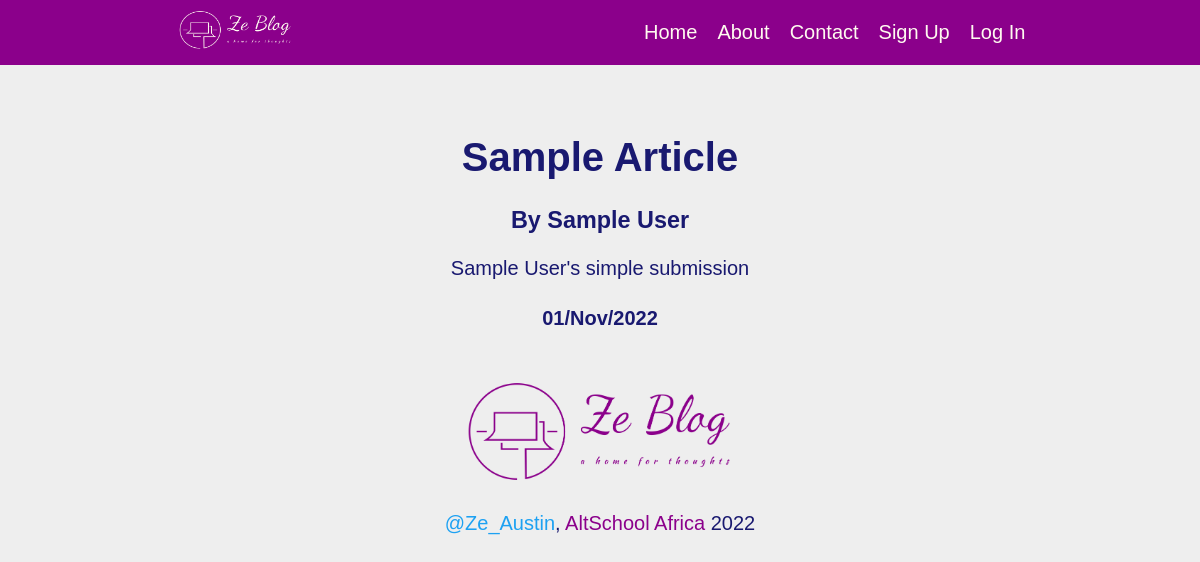
The app's page /article/1/, older data.
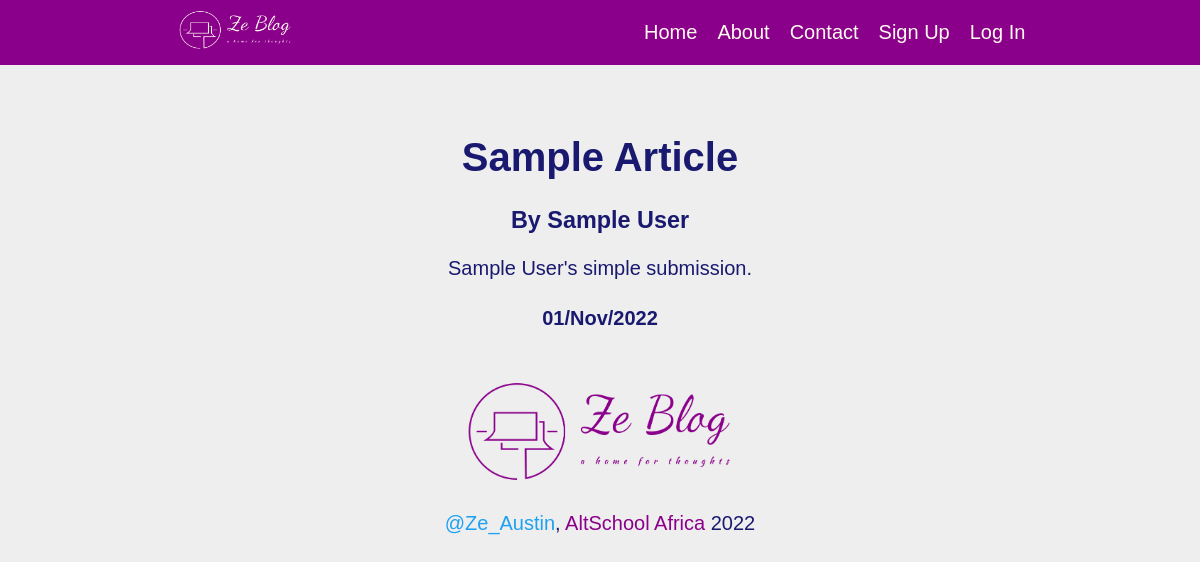
The same page, newer data.
### app.py (models this page shows, shortened)
class Article(db.Model):
    __tablename__ = "articles"
    id = db.Column(db.Integer, primary_key=True)
    title = db.Column(db.String(80), nullable=False)
    content = db.Column(db.String, nullable=False)
    created_on = db.Column(db.DateTime, default=datetime.now())
    user_id = db.Column(db.Integer, db.ForeignKey("users.id"), unique=False, nullable=False)
    author = db.Column(db.String, nullable=False)
    created_by = db.relationship("User", back_populates="articles_by")

### app.py (the view)
@app.route('/article/<int:id>/')
def article(id):
    article = Article.query.get_or_404(id)
    context = {
        "article": article
    }
    return render_template('article.html', **context)

### templates/article.html (shortened to what this page needs)
{% extends 'base.html' %} {% block content %}
<br />
<h1>{{article.title}}</h1>
<h3>By {{article.author}}</h3>
<p class="article-control"><pre>{{article.content}}</pre></p>
<h4>{{article.created_on.strftime('%d/%b/%Y')}}</h4>
 {% endblock content %}

### templates/base.html (shortened to what this page needs)
<!DOCTYPE html>
<html lang="en">
  <head>
    <link
      rel="stylesheet"
      href="{{url_for('static',filename= 'css/main.css')}}"
    />
  </head>
  <body>
    <header>
      <div class="logo">
        <a href="{{url_for('index')}}">
          <img
            src="{{url_for('static',filename= 'Ze_Blog_Logo/site.png')}}"
            alt="Logo"
            width="120"
            height="40"
          />
        </a>
      </div>
      <div class="nav-item">
        {% if current_user.is_authenticated %}
        <a href="{{url_for('index')}}">Home</a>
        <a href="{{url_for('about')}}">About</a>
        <a href="{{url_for('contribute')}}">Contribute</a>
        <a href="{{url_for('contact')}}">Contact</a>
        <a href="{{url_for('logout')}}">Log Out</a>
        {% else %}
        <a href="{{url_for('index')}}">Home</a>
        <a href="{{url_for('about')}}">About</a>
        <a href="{{url_for('contact')}}">Contact</a>
        <a href="{{url_for('register')}}">Sign Up</a>
        <a href="{{url_for('login')}}">Log In</a>
        {% endif %}
      </div>
    </header>
    <main class="container">{% block content %}{% endblock content %}</main>
    <footer class="container">
      <div class="container">
          <a href="{{url_for('index')}}">
            <img
              src="{{url_for('static',filename= 'Ze_Blog_Logo/inverted.png')}}"
              alt="Logo"
              width="100%"
              height="33%"
            />
          </a>
      </div>
      <p class="footer">
        <a href="https://twitter.com/Ze_Austin" class="twitter" target="_blank"
          >@Ze_Austin</a
        >,
        <a href="https://altschoolafrica.com/schools/engineering"
          >AltSchool Africa</a
        >
      </p>
    </footer>
  </body>
</html>

### static/css/main.css (style rules this page uses)
* { font-family: Arial, Helvetica, sans-serif; box-sizing: border-box; }
body { margin: 0; text-align: center; background-color: #eee; color: midnightblue; font-size: 20px; }
header { display: flex; flex-flow: row wrap; justify-content: space-between; margin-bottom: 20px; background-color: darkmagenta; min-height: 50px; max-height: auto; }
header > * { flex: 1 1 auto; }
.nav-item, .logo { display: flex; flex-wrap: wrap; align-content: center; justify-content: center; }
header a { margin: 10px; color: floralwhite; text-decoration: none; white-space: nowrap; }
a { text-decoration: none; color: darkmagenta; }
.container { width: 50%; margin: auto; }
.form-control, .article-control { width: 100%; }
p { margin: 1em; }
footer { color: midnightblue; padding: 20px; }
.twitter { text-decoration: none; color: #1da1f2; }

Row changes from the older to the newer data that the page shows:
changed Article "Sample Article": content "Sample User's simple submission" → "Sample User's simple submission."
